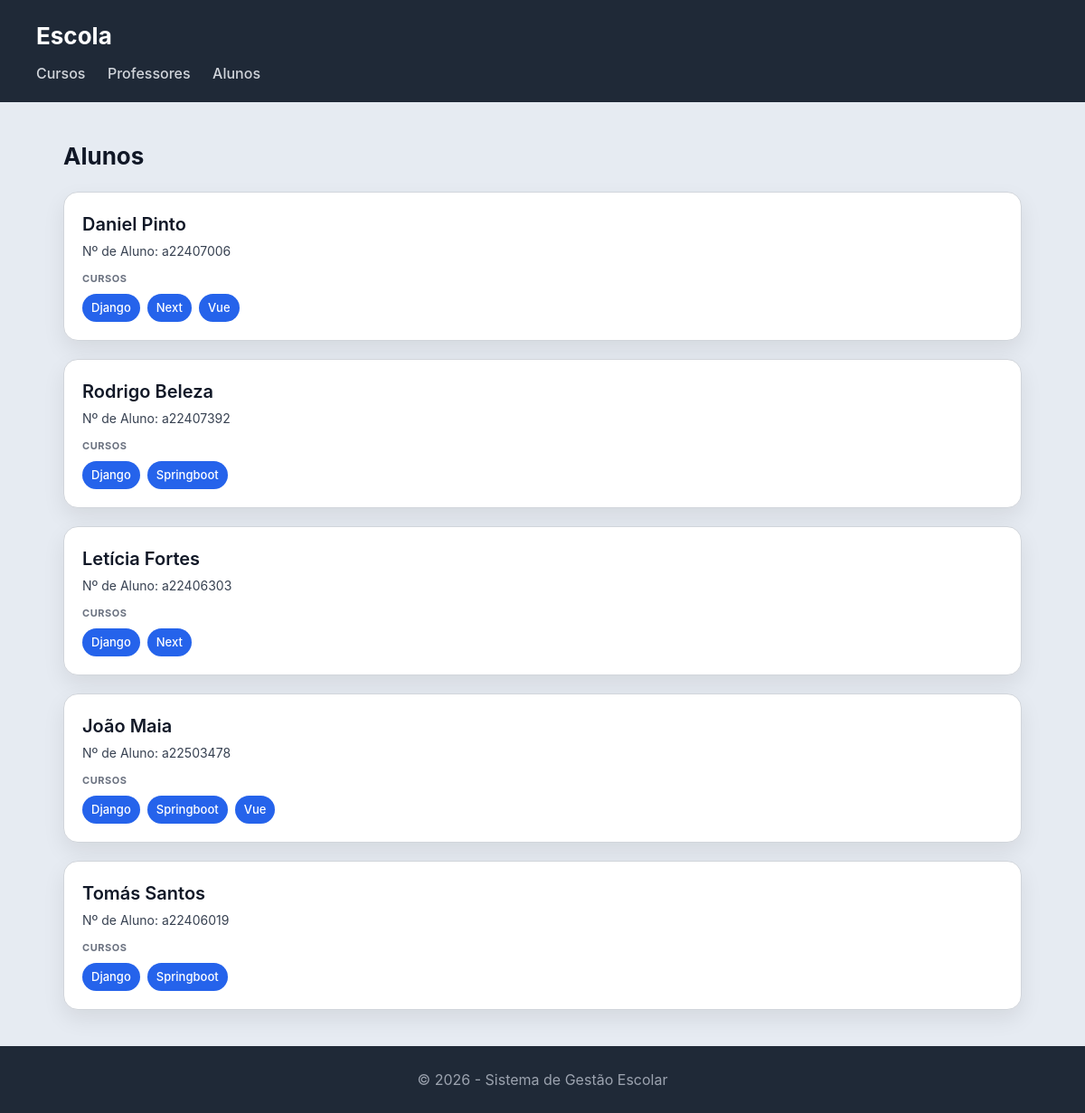
The page /escola/alunos/ on the database its author committed.
### escola/models.py (models this page shows, shortened)
class Aluno(models.Model):
    nome = models.CharField(max_length=100)
    numero = models.CharField(max_length=20, unique=True)

class Curso(models.Model):
    nome = models.CharField(max_length=100)
    imagem = models.ImageField(upload_to='cursos/')
    professor = models.ForeignKey(Professor, on_delete=models.CASCADE, related_name='cursos')
    alunos = models.ManyToManyField(Aluno, related_name='cursos')

### escola/views.py (the view)
# urls.py: path('alunos/', views.alunos_view, name="alunos"),
def alunos_view(request):
    alunos = Aluno.objects.prefetch_related('cursos').all()
    return render(request, 'escola/alunos.html', {'alunos': alunos})

### escola/templates/escola/alunos.html
{% extends "escola/base.html" %}
{% block content %}
<h2>Alunos</h2>
<section>
    {% for aluno in alunos %}
    <article>
        <header>
            <h3>{{ aluno.nome }}</h3>
            <p>Nº de Aluno: {{ aluno.numero }}</p>
        </header>
        <section>
            <h4>CURSOS</h4>
            <ul>
                {% for curso in aluno.cursos.all %}
                    <li>
                        <a href="{% url 'curso' curso.id %}" style="color: white; text-decoration: none;">
                            {{ curso.nome }}
                        </a>
                    </li>
                {% empty %}
                    <li style="background: #9ca3af;">Não inscrito em cursos</li>
                {% endfor %}
            </ul>
        </section>
    </article>
    {% endfor %}
</section>
{% endblock %}

### escola/static/escola/styles.css (style rules this page uses)
* { box-sizing: border-box; margin: 0; padding: 0; }
body { font-family: "Inter", "Segoe UI", system-ui, -apple-system, sans-serif; background: #e6ebf2; color: #111827; line-height: 1.5; }
h2 { margin-bottom: 20px; font-size: 26px; }
section > article { background: white; padding: 20px; border-radius: 16px; border: 1px solid #d1d5db; box-shadow: 0 10px 25px rgba(0,0,0,0.08); transition: all 0.25s ease; margin-bottom: 20px; }
article > header { margin-bottom: 12px; }
article > header > h3 { font-size: 20px; font-weight: 600; margin-bottom: 4px; }
article > header > p { font-size: 14px; color: #374151; }
article > section { margin-top: 10px; }
article > section > h4 { font-size: 11px; text-transform: uppercase; color: #6b7280; margin-bottom: 8px; letter-spacing: 0.05em; }
article > section > ul { list-style: none; display: flex; flex-wrap: wrap; gap: 8px; }
article > section > ul > li { background: #2563eb; color: white; padding: 6px 10px; border-radius: 999px; font-size: 13px; font-weight: 500; }

### rows shown on the page
Aluno: nome "Daniel Pinto", numero "a22407006"
Curso: nome "Django"
Curso: nome "Next"
Curso: nome "Vue"
Aluno: nome "Rodrigo Beleza", numero "a22407392"
Curso: nome "Springboot"
Aluno: nome "Letícia Fortes", numero "a22406303"
Aluno: nome "João Maia", numero "a22503478"
Aluno: nome "Tomás Santos", numero "a22406019"
